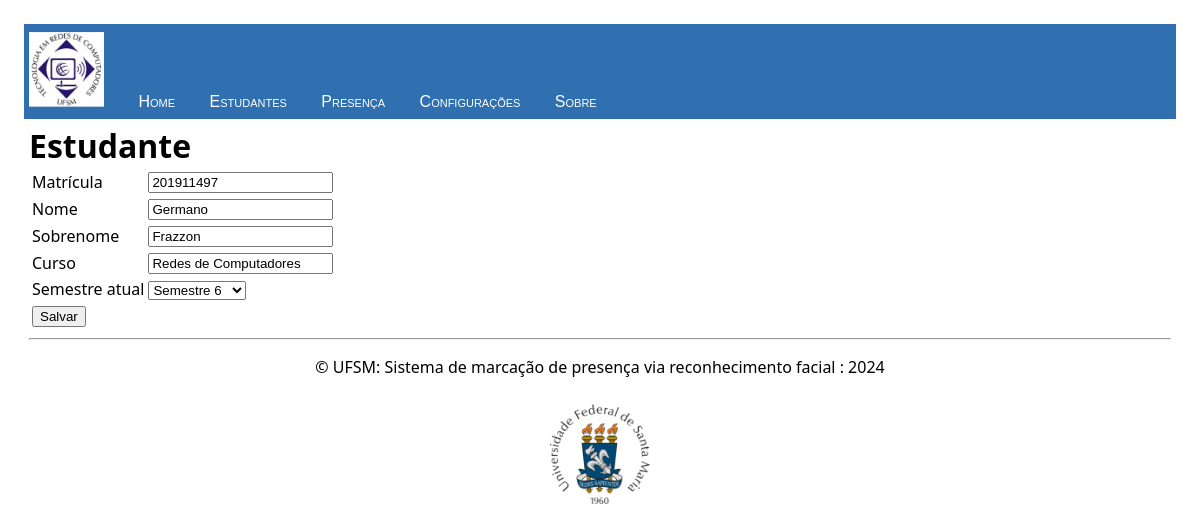
Screenshot of /estudantes/edit/201911497 with the database file from the repository.
### facerec/models.py (models this page shows, shortened)
class Estudante(models.Model):
    class SemestreEnum (models.IntegerChoices):
        S1 = 1, "Semestre 1"
        S2 = 2, "Semestre 2"
        S3 = 3, "Semestre 3"
        S4 = 4, "Semestre 4"
        S5 = 5, "Semestre 5"
        S6 = 6, "Semestre 6"
        S7 = 7, "Semestre 7"
        S8 = 8, "Semestre 8"
        S9 = 9, "Semestre 9"
        S10 = 10, "Semestre 10"
        S11 = 11, "Semestre 11"
        S12 = 12, "Semestre 12"
        S13 = 13, "Semestre 13"
        S14= 14, "Semestre 14"
        S15 = 15, "Semestre 15"
    registro = models.IntegerField(primary_key=True, null=False)
    nome = models.CharField(max_length=200, null=False)
    sobrenome = models.CharField(max_length=200, null=False)
    curso = models.CharField(max_length=200, null=False)
    semestre_atual = models.IntegerField(default=1,choices=SemestreEnum.choices)
    foto = models.ImageField(upload_to=image_full_path, blank=True)

### facerec/views.py (the view)
# urls.py: path("estudantes/edit/<int:pk>", views.EstudanteEditar.as_view(template_name="facerec/estudante_form.html"), name="estudante_editar"),
class EstudanteEditar(UpdateView):
    model = Estudante
    fields = ["registro", "nome", "sobrenome", "curso", "semestre_atual"]
    success_url = reverse_lazy("estudante_lista")

### facerec/templates/facerec/estudante_form.html (shortened to what this page needs)
{% extends "facerec/layoutbase.html" %}
{% block content %}
<h1>Estudante</h1>
<form method="POST">{% csrf_token %}
    <table>
        <tr>
            <td>Matrícula </td>
            <td>{{ form.registro }}</td>
        </tr>
        <tr>
            <td>Nome</td>
            <td>{{ form.nome }}</td>
        </tr>
        <tr>
            <td>Sobrenome</td>
            <td>{{ form.sobrenome }}</td>
        </tr>
        <tr>
            <td>Curso</td>
            <td>{{ form.curso }}</td>
        </tr>
        <tr>
            <td>Semestre atual</td>
            <td>{{ form.semestre_atual}}</td>
        </tr>
        <tr>
            <td><input type="submit" value="Salvar"></td>
        </tr>
    </table>
</form>
{% endblock %}

### facerec/static/facerec/facerecweb.css (style rules this page uses)
:root { --base-spacing-unit: 24px; --half-spacing-unit: var(--base-spacing-unit) / 2; --color-alpha: #1772FF; --color-form-highlight: #71b8ee; --color-table-line-even: #e8e3e3; }
*, *:before, *:after { box-sizing:border-box; }
body { padding:var(--base-spacing-unit); font-family:'Tahoma', sans-serif; margin:0; }
h1,h2,h3,h4,h5,h6 { margin:0; }

### rows the page displays
Estudante: registro "201911497", nome "Germano", sobrenome "Frazzon", curso "Redes de Computadores", semestre_atual "Semestre 6"
